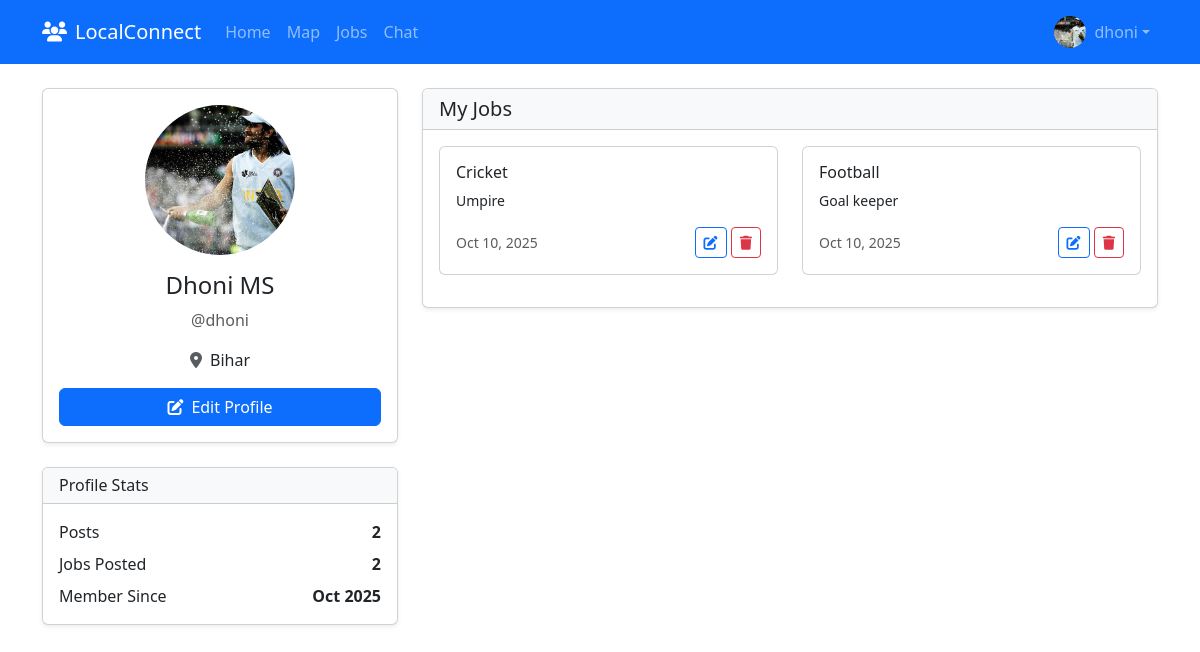
The page /profile/ (signed in) on the database its author committed.
### localconnect/models.py (models this page shows, shortened)
class Profile(models.Model):
    user = models.OneToOneField(User, on_delete=models.CASCADE)
    location = models.CharField(max_length=100, blank=True)
    profile_image = models.ImageField(upload_to='profile_images/', blank=True, null=True)
    join_date = models.DateField(auto_now_add=True, null=True)

class Job(models.Model):
    JOB_TYPE_CHOICES = [
        ('full-time', 'Full-time'),
        ('part-time', 'Part-time'),
        ('internship', 'Internship'),
        ('freelance', 'Freelance'),
    ]
    CATEGORY_CHOICES = [
        ('sale', 'For Sale'),
        ('exchange', 'Exchange'),
        ('news', 'News'),
        ('meeting', 'Meeting'),
        ('help', 'Help Wanted'),
    ]
    employer = models.ForeignKey(User, on_delete=models.CASCADE)
    title = models.CharField(max_length=200)
    job_type = models.CharField(max_length=50)
    category = models.CharField(max_length=50)
    vacancies = models.IntegerField()
    salary = models.CharField(max_length=100)
    description = models.TextField()
    location = models.CharField(max_length=200)
    contact = models.CharField(max_length=200)
    created_at = models.DateTimeField(auto_now_add=True)

### localconnect/views.py (the view)
# urls.py: path('profile/', views.profile_view, name='profile'),
@login_required
def profile_view(request):
    profile = request.user.profile
    user_jobs = Job.objects.filter(employer=request.user)
    if request.method == 'POST':
        form = ProfileForm(request.POST, request.FILES, instance=profile)
        if form.is_valid():
            form.save()
            request.user.username = form.cleaned_data['username']
            request.user.first_name = form.cleaned_data['first_name']
            request.user.last_name = form.cleaned_data['last_name']
            request.user.save()
            return redirect('profile')
    else:
        form = ProfileForm(instance=profile, initial={
            'username': request.user.username,
            'first_name': request.user.first_name,
            'last_name': request.user.last_name,
        })
    context = {
        'profile': profile,
        'user_jobs': user_jobs,
        'form': form,
    }
    return render(request, 'profile.html', context)

### localconnect/context_processors.py (called while the page is built)
def user_profile(request):
    if request.user.is_authenticated:
        try:
            profile = Profile.objects.get(user=request.user)
        except Profile.DoesNotExist:
            profile = None
        return {'profile': profile}
    return {}

### localconnect/templates/profile.html (shortened to what this page needs)
{% load static %}
<!DOCTYPE html>
<html lang="en">
<head>
    <link href="https://cdn.jsdelivr.net/npm/bootstrap@5.3.0/dist/css/bootstrap.min.css" rel="stylesheet">
    <link rel="stylesheet" href="https://cdnjs.cloudflare.com/ajax/libs/font-awesome/6.4.0/css/all.min.css">
</head>
<body>
    <nav class="navbar navbar-expand-lg navbar-dark bg-primary sticky-top">
        <div class="container">
            <a class="navbar-brand" href="{% url 'home' %}">
                <i class="fas fa-users me-2"></i>LocalConnect
            </a>
            <div class="collapse navbar-collapse" id="navbarNav">
                <ul class="navbar-nav me-auto">
                    <li class="nav-item"><a class="nav-link" href="{% url 'home' %}">Home</a></li>
                    <li class="nav-item"><a class="nav-link" href="{% url 'map-view' %}">Map</a></li>
                    <li class="nav-item"><a class="nav-link" href="{% url 'job-list' %}">Jobs</a></li>
                    <li class="nav-item"><a class="nav-link" href="{% url 'chat_page' %}">Chat</a></li>
                </ul>
                <div class="navbar-nav">
                    <div class="nav-item dropdown">
                        <a class="nav-link dropdown-toggle d-flex align-items-center" href="#" role="button" data-bs-toggle="dropdown">
                            {% if profile.profile_image %}
                                <img src="{{ profile.profile_image.url }}" class="navbar-profile-image rounded-circle me-2" alt="Profile">
                            {% else %}
                                <img src="https://ui-avatars.com/api/?name={{ request.user.username }}" class="navbar-profile-image rounded-circle me-2" alt="Profile">
                            {% endif %}
                            <span>{{ request.user.username }}</span>
                        </a>
                    </div>
                </div>
            </div>
        </div>
    </nav>
    <div class="container mt-4">
        <div class="row">
            <div class="col-md-4 mb-4">
                <div class="card shadow-sm text-center">
                    <div class="card-body">
                        {% if profile.profile_image %}
                            <img src="{{ profile.profile_image.url }}" class="profile-image rounded-circle mb-3" alt="Profile">
                        {% else %}
                            <img src="https://ui-avatars.com/api/?name={{ request.user.username }}" class="profile-image rounded-circle mb-3" alt="Profile">
                        {% endif %}
                        <h4>{{ request.user.get_full_name }}</h4>
                        <p class="text-muted">@{{ request.user.username }}</p>
                        <p><i class="fas fa-map-marker-alt me-2 text-muted"></i>{{ profile.location }}</p>
                        <button class="btn btn-primary w-100" data-bs-toggle="modal" data-bs-target="#editProfileModal">
                            <i class="fas fa-edit me-2"></i>Edit Profile
                        </button>
                    </div>
                </div>
                <div class="card shadow-sm mt-4">
                    <div class="card-header bg-light">
                        <h6 class="mb-0">Profile Stats</h6>
                    </div>
                    <div class="card-body">
                        <div class="d-flex justify-content-between mb-2"><span>Posts</span><span class="fw-bold">{{ user_jobs.count }}</span></div>
                        <div class="d-flex justify-content-between mb-2"><span>Jobs Posted</span><span class="fw-bold">{{ user_jobs.count }}</span></div>
                        <div class="d-flex justify-content-between"><span>Member Since</span><span class="fw-bold">{{ profile.join_date|date:"M Y" }}</span></div>
                    </div>
                </div>
            </div>
            <div class="col-md-8">
                <div class="card shadow-sm mb-4">
                    <div class="card-header bg-light">
                        <h5 class="mb-0">My Jobs</h5>
                    </div>
                    <div class="card-body">
                        <div class="row">
                            {% for job in user_jobs %}
                            <div class="col-md-6 mb-3">
                                <div class="card h-100">
                                    <div class="card-body d-flex flex-column">
                                        <h6>{{ job.title }}</h6>
                                        <p class="small flex-grow-1">{{ job.description|truncatechars:80 }}</p>
                                        <div class="d-flex justify-content-between align-items-center mt-auto">
                                            <small class="text-muted">{{ job.created_at|date:"M d, Y" }}</small>
                                            <div>
                                                <a href="{% url 'job-edit' job.pk %}" class="btn btn-sm btn-outline-primary"><i class="fas fa-edit"></i></a>
                                                <a href="{% url 'job-delete' job.pk %}" class="btn btn-sm btn-outline-danger"><i class="fas fa-trash"></i></a>
                                            </div>
                                        </div>
                                    </div>
                                </div>
                            </div>
                            {% empty %}
                            <p>No jobs posted yet.</p>
                            {% endfor %}
                        </div>
                    </div>
                </div>
            </div>
        </div>
    </div>
</body>
</html>

### localconnect/templates/profile.html (style rules this page uses)
.profile-image { width: 150px; height: 150px; object-fit: cover; }
.navbar-profile-image { width: 32px; height: 32px; object-fit: cover; }

### rows shown on the page
Profile: profile_image (picture), location "Bihar", join_date "Oct 2025"
Job: title "Cricket", description "Umpire", created_at "Oct 10, 2025"
Job: title "Football", description "Goal keeper", created_at "Oct 10, 2025"

### other values the page prints
{{ request.user.username }} "dhoni"
{{ request.user.get_full_name }} "Dhoni MS"
{{ user_jobs.count }} "2"
